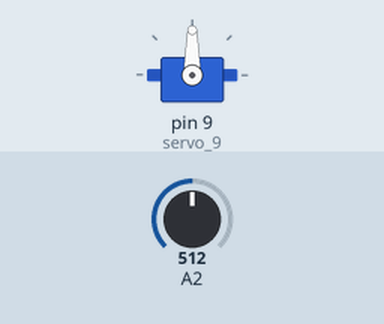
Simulated run of this sketch. Board: Arduino Uno, built with avr-gcc and run on an emulated ATmega328P. Parts: servo. The inputs (shaded band) are chosen by the test bench; at power-on: A2 = 512.

Above: at 1.2 s.
1.3 s: A2 set to 716
At 2.0 s:
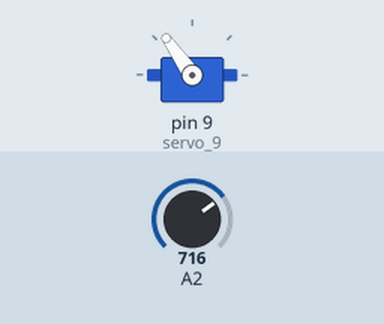
2.8 s: A2 set to 900
At 4.0 s:
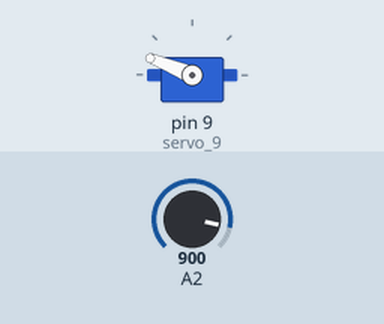
4.3 s: A2 set to 1023
At 5.3 s:
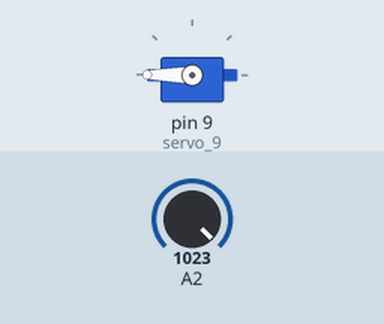
5.8 s: A2 set to 306
At 6.6 s:
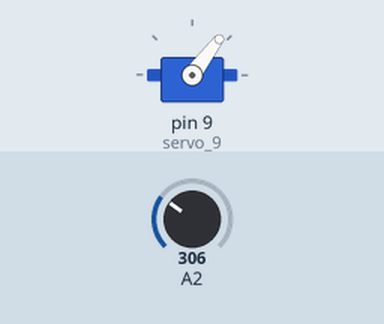
7.3 s: A2 set to 122
At 8.7 s:
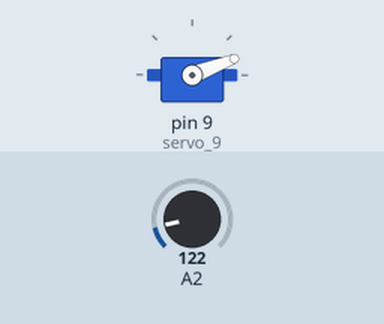
Timing chart, 0 to 9.8 s (numbered marks = the images above; inputs shaded):
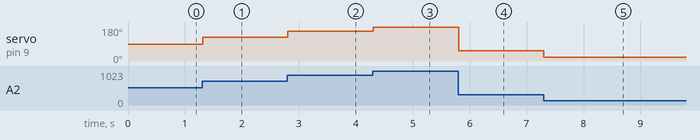

The sketch:

Basic_Servo_Motor_Programming.ino
```cpp
#include <Servo.h>

int sensorValue = 0;

int outputValue = 0;

Servo servo_9;

void setup()
{
  pinMode(A2, INPUT);
  servo_9.attach(9);

}

void loop()
{
  sensorValue = analogRead(A2);
  outputValue = map(sensorValue, 0, 1023, 0, 180);
  servo_9.write(outputValue);
  delay(10); // Delay a little bit to improve simulation performance
}
```

Measured:
- after the input at 1.3 s, servo on pin 9 (servo_9): 90° → 125° at once
- after the input at 2.8 s, servo on pin 9 (servo_9): 125° → 158° at once
- after the input at 4.3 s, servo on pin 9 (servo_9): 158° → 180° at once
- after the input at 5.8 s, servo on pin 9 (servo_9): 180° → 53° at once
- after the input at 7.3 s, servo on pin 9 (servo_9): 53° → 21° at once
